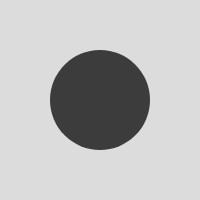
Frame 1 (no input)
Frame 60 (no input): identical to frame 1, image omitted
Frame 120 (the mouse pressed at the canvas centre since frame 60): identical to frame 1, image omitted

The p5.js sketch that drew this single still picture (run headless with seeded random() and noise() and a simulated clock; from frame 60 on, the mouse is pressed at the canvas centre):

// p5.js sketch
// ── sketch.js
function setup() {
  createCanvas(200, 200);
  noStroke();
}

function draw() {
  background(220);

  let currentWidth = width / 2;
  let currentHeight = height / 2;
  
  fill(60);
  circle(currentWidth, currentHeight, 100)
}
